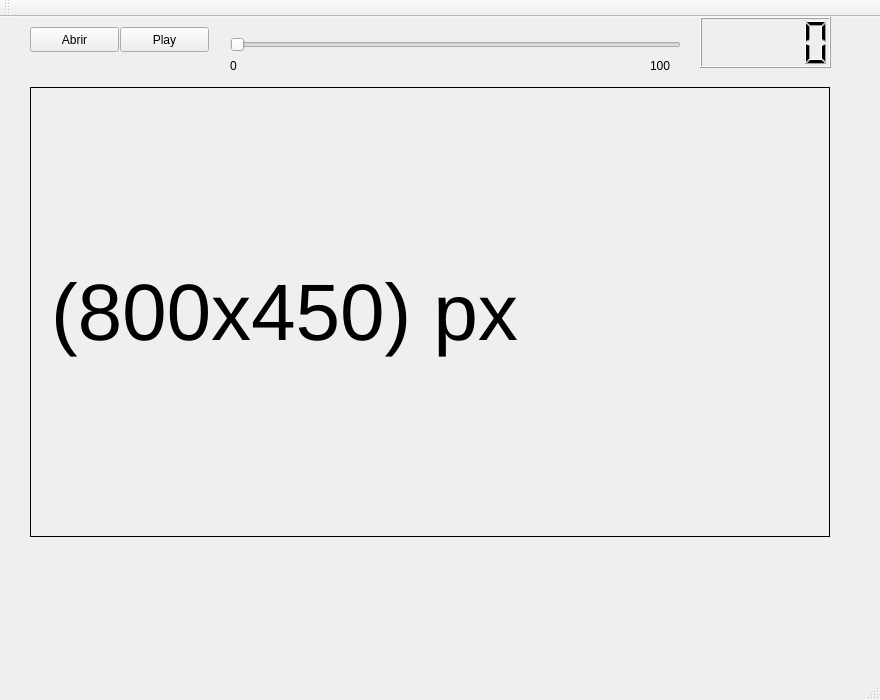
<?xml version="1.0" encoding="UTF-8"?>
<ui version="4.0">
 <class>MainWindow</class>
 <widget class="QMainWindow" name="MainWindow">
  <property name="geometry">
   <rect>
    <x>0</x>
    <y>0</y>
    <width>880</width>
    <height>700</height>
   </rect>
  </property>
  <property name="windowTitle">
   <string>hetpro-store.com/TUTORIALES/</string>
  </property>
  <widget class="QWidget" name="centralWidget">
   <widget class="QLabel" name="label">
    <property name="geometry">
     <rect>
      <x>30</x>
      <y>70</y>
      <width>800</width>
      <height>450</height>
     </rect>
    </property>
    <property name="font">
     <font>
      <pointsize>60</pointsize>
     </font>
    </property>
    <property name="frameShape">
     <enum>QFrame::Box</enum>
    </property>
    <property name="text">
     <string>(800x450) px</string>
    </property>
   </widget>
   <widget class="QPushButton" name="pushButton">
    <property name="geometry">
     <rect>
      <x>30</x>
      <y>10</y>
      <width>89</width>
      <height>25</height>
     </rect>
    </property>
    <property name="text">
     <string>Abrir</string>
    </property>
   </widget>
   <widget class="QPushButton" name="pushButton_2">
    <property name="geometry">
     <rect>
      <x>120</x>
      <y>10</y>
      <width>89</width>
      <height>25</height>
     </rect>
    </property>
    <property name="text">
     <string>Play</string>
    </property>
    <property name="checkable">
     <bool>true</bool>
    </property>
   </widget>
   <widget class="QSlider" name="horizontalSlider">
    <property name="geometry">
     <rect>
      <x>230</x>
      <y>20</y>
      <width>451</width>
      <height>16</height>
     </rect>
    </property>
    <property name="orientation">
     <enum>Qt::Horizontal</enum>
    </property>
   </widget>
   <widget class="QLabel" name="label_2">
    <property name="geometry">
     <rect>
      <x>230</x>
      <y>40</y>
      <width>67</width>
      <height>17</height>
     </rect>
    </property>
    <property name="text">
     <string>0</string>
    </property>
   </widget>
   <widget class="QLabel" name="label_3">
    <property name="geometry">
     <rect>
      <x>650</x>
      <y>40</y>
      <width>67</width>
      <height>17</height>
     </rect>
    </property>
    <property name="text">
     <string>100</string>
    </property>
   </widget>
   <widget class="QLCDNumber" name="lcdNumber">
    <property name="geometry">
     <rect>
      <x>700</x>
      <y>0</y>
      <width>131</width>
      <height>51</height>
     </rect>
    </property>
   </widget>
  </widget>
  <widget class="QMenuBar" name="menuBar">
   <property name="geometry">
    <rect>
     <x>0</x>
     <y>0</y>
     <width>880</width>
     <height>22</height>
    </rect>
   </property>
  </widget>
  <widget class="QToolBar" name="mainToolBar">
   <attribute name="toolBarArea">
    <enum>TopToolBarArea</enum>
   </attribute>
   <attribute name="toolBarBreak">
    <bool>false</bool>
   </attribute>
  </widget>
  <widget class="QStatusBar" name="statusBar"/>
 </widget>
 <layoutdefault spacing="6" margin="11"/>
 <resources/>
 <connections/>
</ui>
